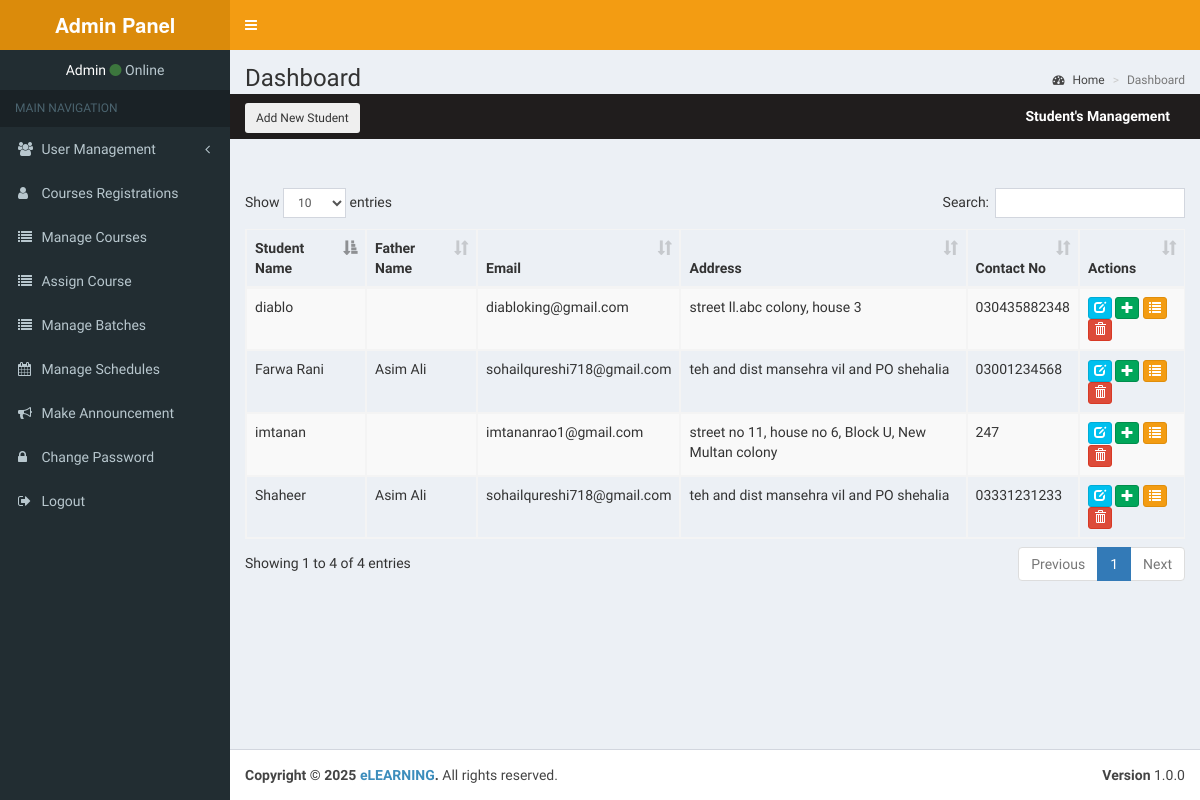
Screenshot of /admins/index.php?page=manage_students (signed in) with the database file from the repository.
### tables this page shows
CREATE TABLE `students` (
  `ID` int(11) NOT NULL,
  `name` varchar(100) NOT NULL,
  `fName` varchar(100) NOT NULL,
  `email` varchar(100) NOT NULL,
  `image` varchar(100) NOT NULL,
  `address` varchar(100) NOT NULL,
  `cellNo` varchar(100) NOT NULL,
  `password` varchar(100) NOT NULL
);

### src/admins/manage_students.php (the view, shortened to what this page needs)
<div class="row" style="margin-top: -12px !important">
    <div style="background: #201D1D; padding-right: 15px; height: 45px; line-height: 45px;">
        <div class="col-sm-4">
            <button type="button" class="btn btn-sm hvr-bounce-to-right" data-toggle="modal" data-target="#StdModal">Add New Student</button>
        </div>
        <div class="col-sm-4">
        </div>
        <div class="col-sm-4"><span class="title pull-right">Student's Management</span></div>
    </div>
    <div class="col-sm-12" style="margin-top: 5%">
        <table id="table" class="table table-striped table-bordered" style="width:100%">
            <thead>
                <tr>
                    <th>Student Name</th>
                    <th>Father Name</th>
                    <th>Email</th>
                    <th>Address</th>
                    <th>Contact No</th>
                    <th>Actions</th>
                </tr>
            </thead>
            <tbody>
                <?php
                $result = mysqli_query($con, "SELECT * FROM students");
                while ($row = mysqli_fetch_array($result)) {
                    echo "<tr>
                    <td>$row[name]</td>
                    <td>$row[fName]</td>
                    <td>$row[email]</td>
                    <td>$row[address]</td>
                    <td>$row[cellNo]</td>
                    <td>
                        <a href='#' ID='$row[ID]' name='$row[name]' fname='$row[fName]' email='$row[email]' address='$row[address]' cell='$row[cellNo]' class='btn btn-info btn-xs Std_Update'><span class='glyphicon glyphicon-edit'></span></a>
                        <a href='#' ID='$row[ID]' class='btn btn-success btn-xs enroll'><span class='glyphicon glyphicon-plus'></span></a>
                        <a href='index.php?page=student_report&ID=$row[ID]' class='btn btn-warning btn-xs'><span class='glyphicon glyphicon-list'></span></a>
                        <a href='index.php?page=manage_students&Delete=Yes&ID=$row[ID]' class='btn btn-danger btn-xs'><span class='glyphicon glyphicon-trash'></span></a>
                    </td>
                </tr>";
                } ?>
            </tbody>
        </table>
    </div>
</div>

### src/assets/css/style.css (style rules this page uses)
.title { color: #fff; font-weight: bold; }

### rows the page displays
students: name "Shaheer", fName "Asim Ali", email "sohailqureshi718@gmail.com", address "teh and dist mansehra vil and PO shehalia", cellNo "03331231233"
students: name "Farwa Rani", fName "Asim Ali", email "sohailqureshi718@gmail.com", address "teh and dist mansehra vil and PO shehalia", cellNo "03001234568"
students: name "diablo", email "diabloking@gmail.com", address "street ll.abc colony, house 3", cellNo "030435882348"
students: name "imtanan", email "imtananrao1@gmail.com", address "street no 11, house no 6, Block U, New Multan colony", cellNo "247"
